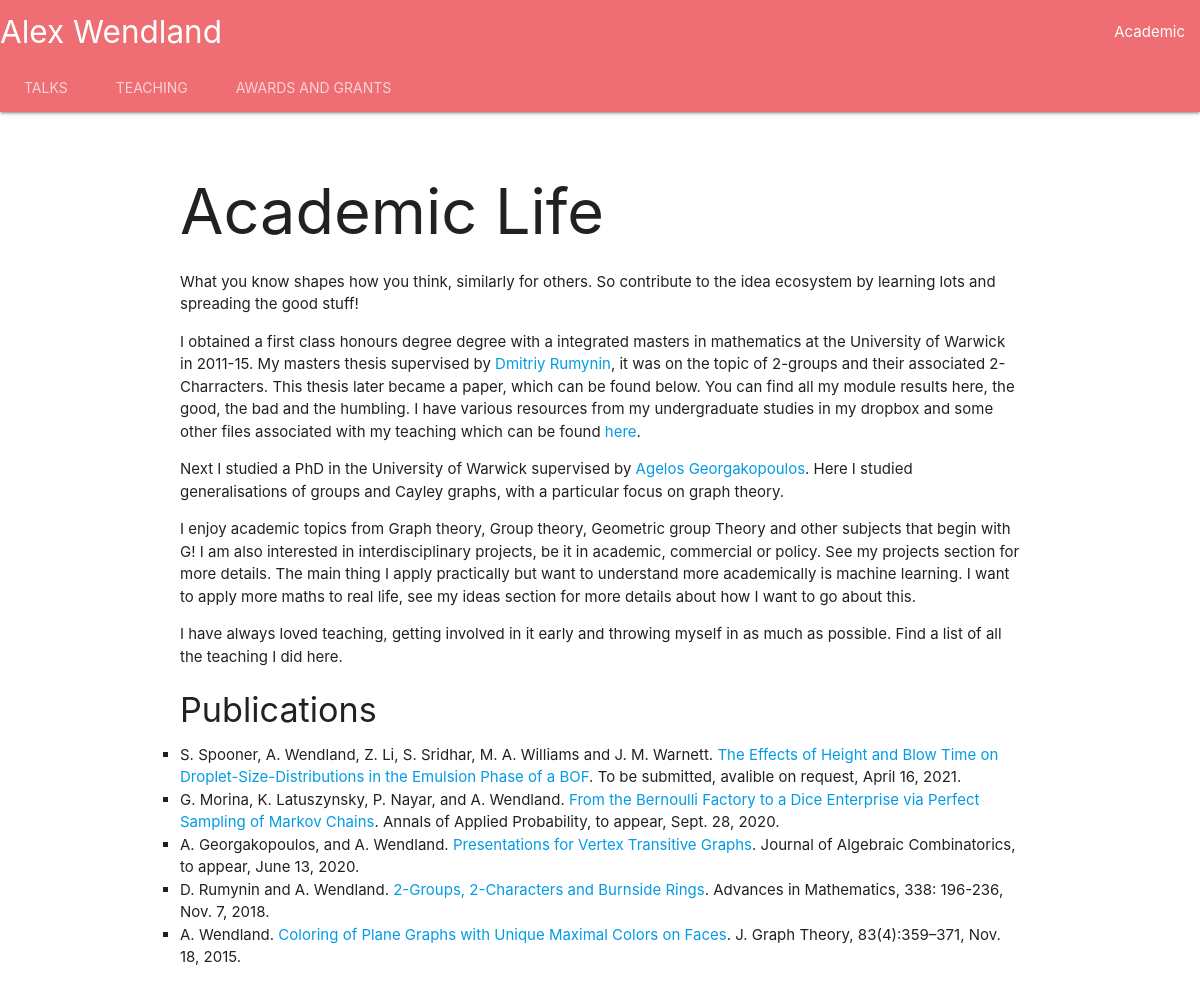
The app's page /academic/ with its own data.
### academic/models.py (models this page shows, shortened)
class Paper(models.Model):
    title = models.CharField('Title',max_length=400)
    authors = models.TextField('Authors')
    link = models.URLField('Link', null = True)
    pub_date = models.DateField('Date Published')
    cite = models.CharField('Citation', max_length=500)

### academic/views.py (the view)
# urls.py: path('', views.IndexView.as_view(), name='index'),
class IndexView(generic.ListView):
    template_name = "index.html"
    context_object_name = 'papers'
    def get_queryset(self):
        return Paper.objects.order_by('-pub_date')

### academic/templates/index.html
{% extends "base_academic.html" %}
{% block page_content %}
<h1>Academic Life</h1>
<p>What you know shapes how you think, similarly for others. So contribute to the idea ecosystem by learning lots and spreading the good stuff!</p>
<p>I obtained a first class honours degree degree with a integrated masters in mathematics at the University of Warwick in 2011-15. My masters thesis supervised by <a href = https://warwick.ac.uk/fac/sci/maths/people/staff/dmitriy_rumynin/>Dmitriy Rumynin</a>, it was on the topic of 2-groups and their associated 2-Charracters. This thesis later became a paper, which can be found below. You can find all my module results here, the good, the bad and the humbling. I have various resources from my undergraduate studies in my dropbox and some other files associated with my teaching which can be found <a href= https://www.dropbox.com/home/Warwick%20University%20Math's>here</a>.</p>
<p>Next I studied a PhD in the University of Warwick supervised by <a href= https://homepages.warwick.ac.uk/~maslar/>Agelos Georgakopoulos</a>. Here I studied generalisations of groups and Cayley graphs, with a particular focus on graph theory.</p>
<p>I enjoy academic topics from Graph theory, Group theory, Geometric group Theory and other subjects that begin with G! I am also interested in interdisciplinary projects, be it in academic, commercial or policy. See my projects section for more details. The main thing I apply practically but want to understand more academically is machine learning. I want to apply more maths to real life, see my ideas section for more details about how I want to go about this.</p>
<p>I have always loved teaching, getting involved in it early and throwing myself in as much as possible. Find a list of all the teaching I did here.</p>
<h4>Publications</h4>
{% if papers %}
    <ul>
    {% for paper in papers %}
        <li style = "list-style-type:square">{{paper.authors}}. <a href= {{paper.link}}>{{ paper.title }}</a>. {{paper.cite}}, {{paper.pub_date}}.</li>
    {% endfor %}
    </ul>
{% else %}
    <p>No papers are available.</p>
{% endif %}
{% endblock %}

### records on screen
Paper: authors "S. Spooner, A. Wendland, Z. Li, S. Sridhar, M. A. Williams and J. M. Warnett", title "The Effects of Height and Blow Time on Droplet-Size-Distributions in the Emulsion Phase of a BOF", cite "To be submitted, avalible on request", pub_date "April 16, 2021"
Paper: authors "G. Morina, K. Latuszynsky, P. Nayar, and A. Wendland", title "From the Bernoulli Factory to a Dice Enterprise via Perfect Sampling of Markov Chains", cite "Annals of Applied Probability, to appear", pub_date "Sept. 28, 2020"
Paper: authors "A. Georgakopoulos, and A. Wendland", title "Presentations for Vertex Transitive Graphs", cite "Journal of Algebraic Combinatorics, to appear", pub_date "June 13, 2020"
Paper: authors "D. Rumynin and A. Wendland", title "2-Groups, 2-Characters and Burnside Rings", cite "Advances in Mathematics, 338: 196-236", pub_date "Nov. 7, 2018"
Paper: authors "A. Wendland", title "Coloring of Plane Graphs with Unique Maximal Colors on Faces", cite "J. Graph Theory, 83(4):359–371", pub_date "Nov. 18, 2015"
